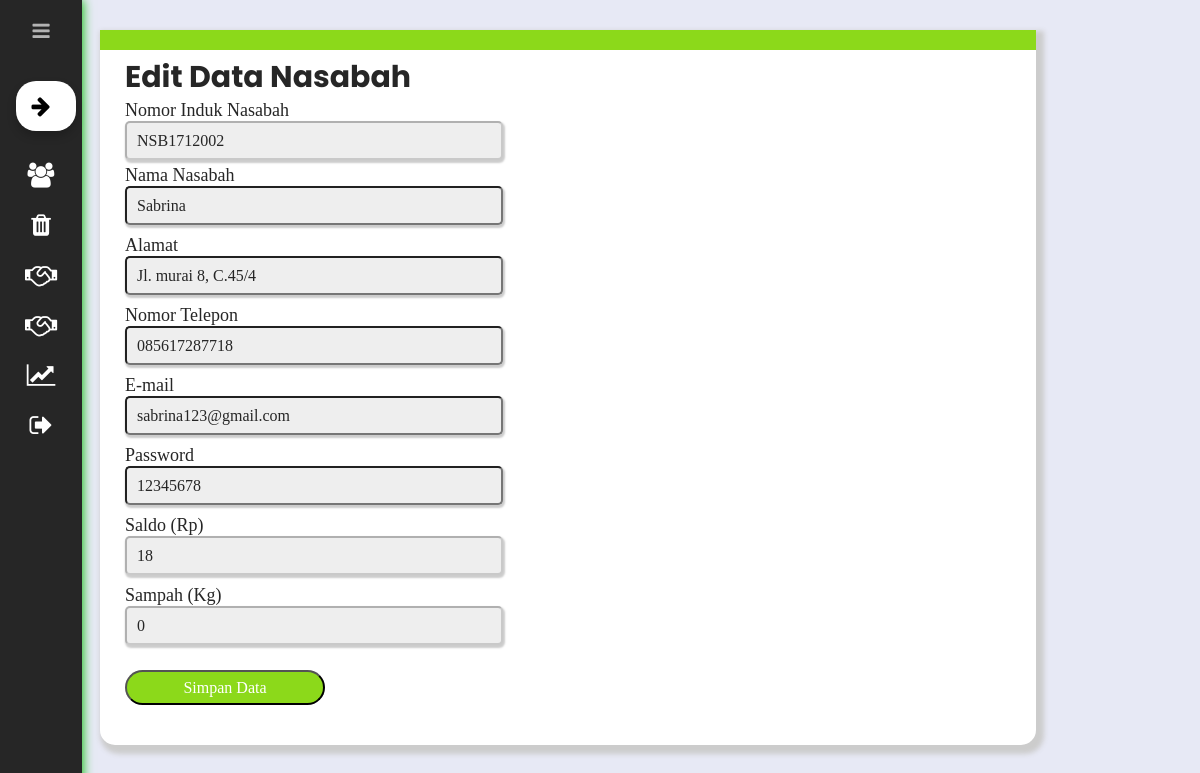
The app's page /view/dashboard.php?page=edit-nasabah-id&id=NSB1712002 (signed in) with its own data.
### tables this page shows
CREATE TABLE `nasabah` (
  `nin` varchar(10) NOT NULL,
  `nama` varchar(20) NOT NULL,
  `rt` int(1) NOT NULL,
  `alamat` varchar(30) NOT NULL,
  `telepon` varchar(12) NOT NULL,
  `email` varchar(50) NOT NULL,
  `password` varchar(20) NOT NULL,
  `saldo` int(8) DEFAULT NULL,
  `sampah` int(4) DEFAULT NULL
);

### system/models/nasabah/edit-nasabah-id.php (the view, shortened to what this page needs)
<?php
  require_once("../system/config/koneksi.php");
?>
<html>
<head>
</head>
<body>
     <h2 style="font-size: 30px; color: #262626;">Edit Data Nasabah</h2>
     <?php if(isset($_GET['id'])){$id=$_GET['id']; ?>
     <?php
        $cek = mysqli_query($conn, "SELECT * FROM nasabah WHERE nin='".$_GET['id']."'");
        $row = mysqli_fetch_array($cek);
      ?>
          <form action="" method="post">
          <label class="text-left">Nomor Induk Nasabah</label>
          <input type="text" name="nin" disabled="disabled" value="<?php echo $_GET['id']; ?>" />
         <div class="form-group">
          <label class="">Nama Nasabah</label>
          <input type="text" name="nama" value="<?php echo $row['nama'] ?> "/>
         </div>
         <div class="form-group">
          <label class="">Alamat</label>
          <input type="text" name="alamat" value="<?php echo $row['alamat'] ?>" required/>
         </div>
         <div class="form-group">
          <label class="">Nomor Telepon</label>
          <input type="text" name="telepon" value="<?php echo $row['telepon'] ?>" required/>
         </div>
         <div class="form-group">
          <label class="">E-mail</label>
          <input type="text" name="username" value="<?php echo $row['email'] ?>" required/>
         </div>
         <div class="form-group">
          <label class="">Password</label>
          <input type="text" name="password" value="<?php echo $row['password'] ?>" required/>
         </div>
         <div class="form-group">
          <label class="">Saldo (Rp)</label>
          <input type="text" disabled="disabled" name="saldo" value="<?php echo $row['saldo'] ?>"/>
         </div>
         <div class="form-group">
          <label class="">Sampah (Kg)</label>
          <input type="text" disabled="disabled" name="saldo" value="<?php echo $row['sampah'] ?>"/>
         </div>
         <input class="button" onclick="alert('Berhasil Mengubah data nasabah!')" type="submit" name="simpan" value="Simpan Data" />
         </form>
<?php } ?>
</body>
</html>

### asset/internal/css/styleDashboard.css (style rules this page uses)
* { font-family: "Poppins", sans-serif; margin: 0; padding: 0; }
body { position: relative; min-height: 100vh; width: 100%; background: #e7e9f5; }
:root { --bg-primary: #262626; --btn-primary: #abfc35; --btn-secondary: #9be729; --bg-default: #ffffff; }

### system/models/nasabah/edit-nasabah-id.php (style rules this page uses)
label { font-family: Montserrat; font-size: 18px; display: block; color: #262626; }
input[type=text], input[type=password] { border-radius: 5px; width: 40%; height: 35px; background: #eee; padding: 0 10px; box-shadow: 1px 2px 2px 1px #ccc; color: #262626; }
input[type=submit] { height: 35px; width: 200px; background: #8cd91a; border-radius: 20px; color: #fff; margin-top: 20px; cursor: pointer; }
input { font-family: Montserrat; font-size: 16px; }
.form-group { padding: 5px 0; }

### records on screen
nasabah: nama "Sabrina", alamat "Jl. murai 8, C.45/4", telepon "085617287718", username "sabrina123@gmail.com", password "12345678", saldo "18", saldo "0"
